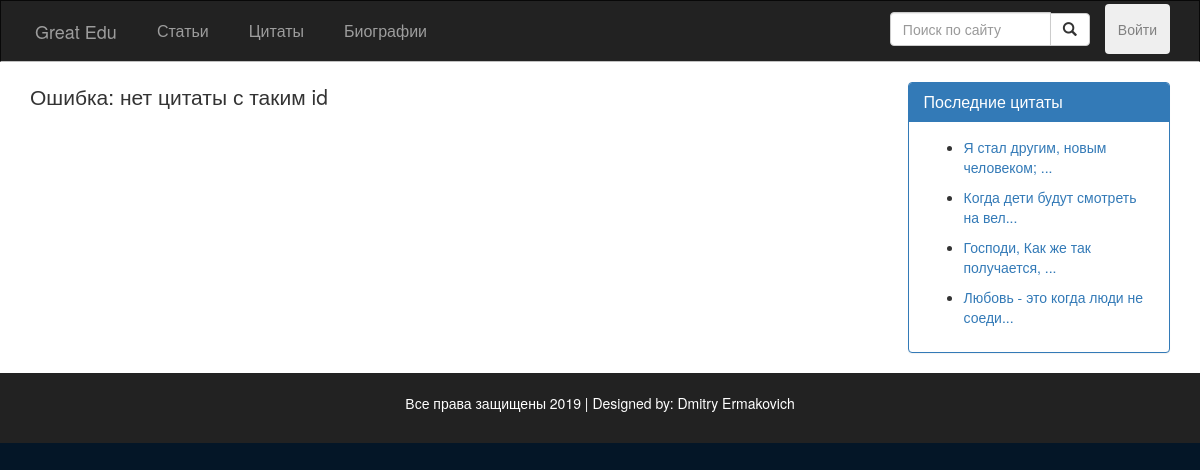
Before: /src/public_routes/Quotes/Quote.php with the older database file.
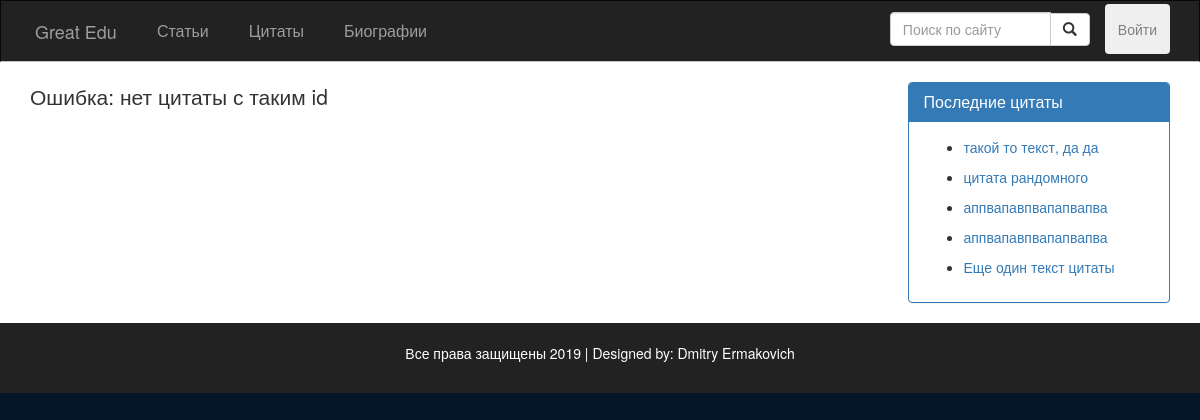
After: the same page with the newer database file.
### src/Include/dbFunctions.php (called while the page is built, shortened)
<?php
require_once 'DatabaseLoad.php';
function doSQLQuery($query)
{
  global $con2;
  try {
    $exec = mysqli_query($con2, $query) or die(mysqli_error($con2));
    if ($exec) {
      return $exec;
    }
  } catch (Exception $e) {
    echo $e->getMessage();
  }
  return false;
}

### src/utils/Quotes/quote_c.php (the view, shortened to what this page needs)
<?php
function fillQuoteData() {
  global $con2;
  $query = "SELECT * FROM Цитаты WHERE id = '$_GET[id]'	";
  $exec = doSQLQuery($query) or die(mysqli_error($con2));
  if ($exec) {
    if (mysqli_num_rows($exec) > 0) {
      if ($post = mysqli_fetch_assoc($exec)) {
        $post_id = $post['id'];
        $post_date = $post['дата_публикации'];
        $post_source = getSourceById($post['источник']);
        $post_theme = getThemeById($post['тема']);
        $quote_auth_id = $post['автор'] ;
        $authorObj = getQuoteAuthor($quote_auth_id);
        $post_quote_author = $authorObj['фамилия'];
        $author_id = $post['автор_публикации'];
        $author_obj = getUserById($author_id);
        $post_author = $author_obj['никнейм'];
        $text = $post['текст'];
        $post_content = $text;
        ?>
        <div class="post" style="border: black solid 1px; border-radius: 5px; background-color: lightgrey;" >
        <div style="display: flex; justify-content: space-between;">
          <div class="post-info">
            <p class="lead" style="color: darkblue;">
              Автор цитаты:
              <a href="/Bio.php?id=<?php echo $author_id?>">
                <?php echo htmlentities($post_quote_author); ?>
              </a>
            </p>
          </div>
          <?php global $isAdmined; if($isAdmined) : ?>
            <a href="deleteQuote.php?quote_id=<?php echo $post_id; ?>">
              <button style="width: 128px;" class="btn btn-danger btn-lg" id="read_more_btn">Удалить</button>
            </a>
          <?php endif; ?>
      </div>
          <div class="post-info">
            <p class="lead" style="color: darkblue;">
              <?php
              if (!is_null($post_source)) {
                echo 'Источник: ' . htmlentities($post_source);
              }
              ?>
            </p>
            <p class="lead" style="color: darkblue;">
              <?php
              if (!is_null($post_source)) {
                echo 'Тема: ' . htmlentities($post_theme);
              }
              ?>
            </p>
          </div>
          <div class="post-content" style="color: black;">
            <p class="lead"><?php echo nl2br($post_content); ?></p>
          </div>
          <div style="display: flex; justify-content: space-between;">
            <div class="post-info">
              <p class="lead" style="color: darkblue; margin-bottom: 1px;">
                Публиковано: <?php echo htmlentities($post_date); ?> <br> Пользователь: <?php echo htmlentities($post_author);
                ?>
              </p>
            </div>
          </div>
        </div>
  <?php
  }
  } else {
    echo "<span class='lead'>Ошибка: нет цитаты с таким id<span>";
    }
  } else {
    echo "<span class='lead'>Ошибка сервера<span>";
  }
}
      ?>
<?php
function fillQuoteReferences()
{
  $sql = "SELECT * FROM Цитаты ORDER BY дата_публикации DESC LIMIT 5 ";
  $exec = doSQLQuery($sql);
  while ($recentPost = mysqli_fetch_assoc($exec)) {
    $postID = $recentPost['id'];
    $text = $recentPost['текст'];
    if (mb_strlen($text) > 32) {
      $text = mb_substr($text, 0, 32, "utf-8") . '...';
    }
    ?>
    <nav>
      <ul>
        <li><a href="Quote.php?id=<?php echo $postID; ?>">
            <?php echo $text ?>
          </a></li>
      </ul>
    </nav>
  <?php
  }
}
?>

Changed rows visible on the page:
no longer on this page (row unchanged): цитаты: текст "Я стал другим, новым человеком; ..."
no longer on this page (row unchanged): цитаты: текст "Когда дети будут смотреть на вел..."
no longer on this page (row unchanged): цитаты: текст "Господи, Как же так получается, ..."
no longer on this page (row unchanged): цитаты: текст "Любовь - это когда люди не соеди..."
added цитаты: текст "такой то текст, да да"
added цитаты: текст "цитата рандомного"
added цитаты: текст "аппвапавпвапапвапва"
added цитаты: текст "аппвапавпвапапвапва"
added цитаты: текст "Еще один текст цитаты"
